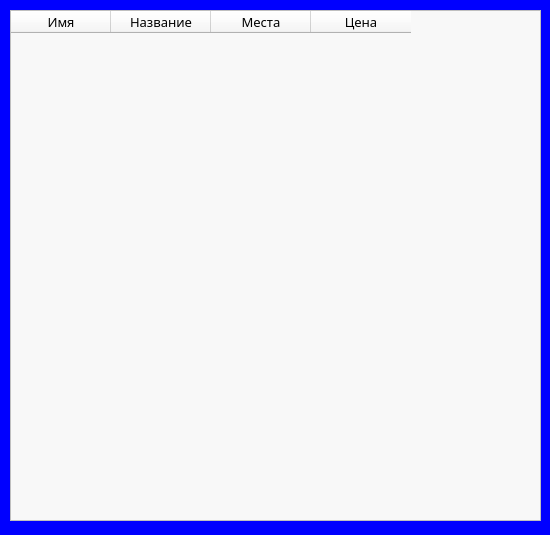
<?xml version="1.0" encoding="UTF-8"?>
<ui version="4.0">
 <class>Form</class>
 <widget class="QWidget" name="Form">
  <property name="geometry">
   <rect>
    <x>0</x>
    <y>0</y>
    <width>550</width>
    <height>535</height>
   </rect>
  </property>
  <property name="windowTitle">
   <string>История кинотеатра</string>
  </property>
  <property name="styleSheet">
   <string notr="true">background-color: rgb(0, 0, 255);</string>
  </property>
  <widget class="QTableWidget" name="orders">
   <property name="geometry">
    <rect>
     <x>10</x>
     <y>10</y>
     <width>531</width>
     <height>511</height>
    </rect>
   </property>
   <property name="maximumSize">
    <size>
     <width>531</width>
     <height>511</height>
    </size>
   </property>
   <property name="styleSheet">
    <string notr="true">background-color: rgb(248, 248, 248);</string>
   </property>
   <column>
    <property name="text">
     <string>Имя</string>
    </property>
    <property name="font">
     <font>
      <family>Montserrat</family>
      <pointsize>10</pointsize>
     </font>
    </property>
   </column>
   <column>
    <property name="text">
     <string>Название</string>
    </property>
    <property name="font">
     <font>
      <family>Montserrat Medium</family>
      <pointsize>10</pointsize>
     </font>
    </property>
   </column>
   <column>
    <property name="text">
     <string>Места</string>
    </property>
    <property name="font">
     <font>
      <family>Montserrat Medium</family>
      <pointsize>10</pointsize>
     </font>
    </property>
   </column>
   <column>
    <property name="text">
     <string>Цена</string>
    </property>
    <property name="font">
     <font>
      <family>Montserrat Medium</family>
      <pointsize>10</pointsize>
     </font>
    </property>
   </column>
  </widget>
 </widget>
 <resources/>
 <connections/>
</ui>
